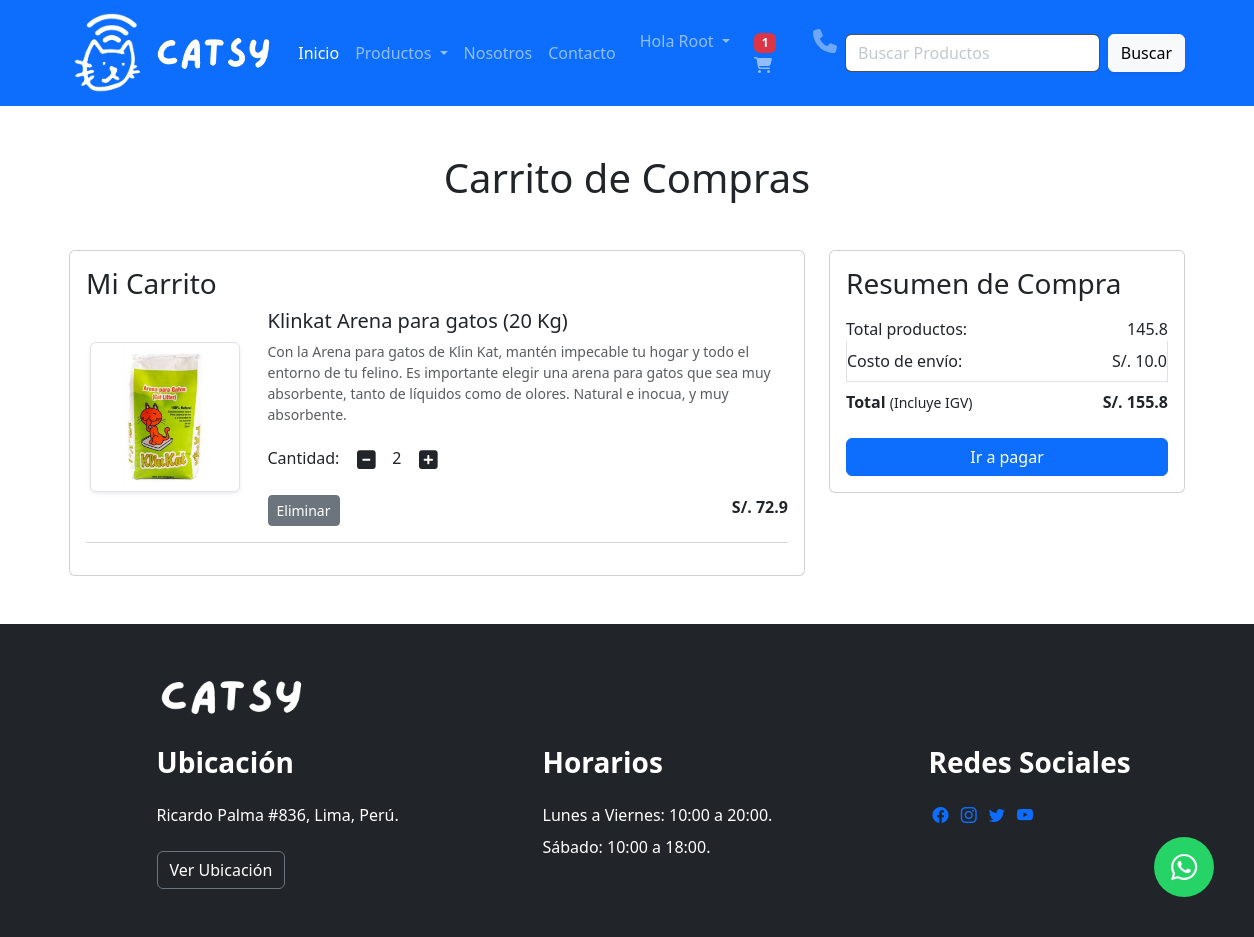
The page /cart/ (signed in) on the database as committed earlier.
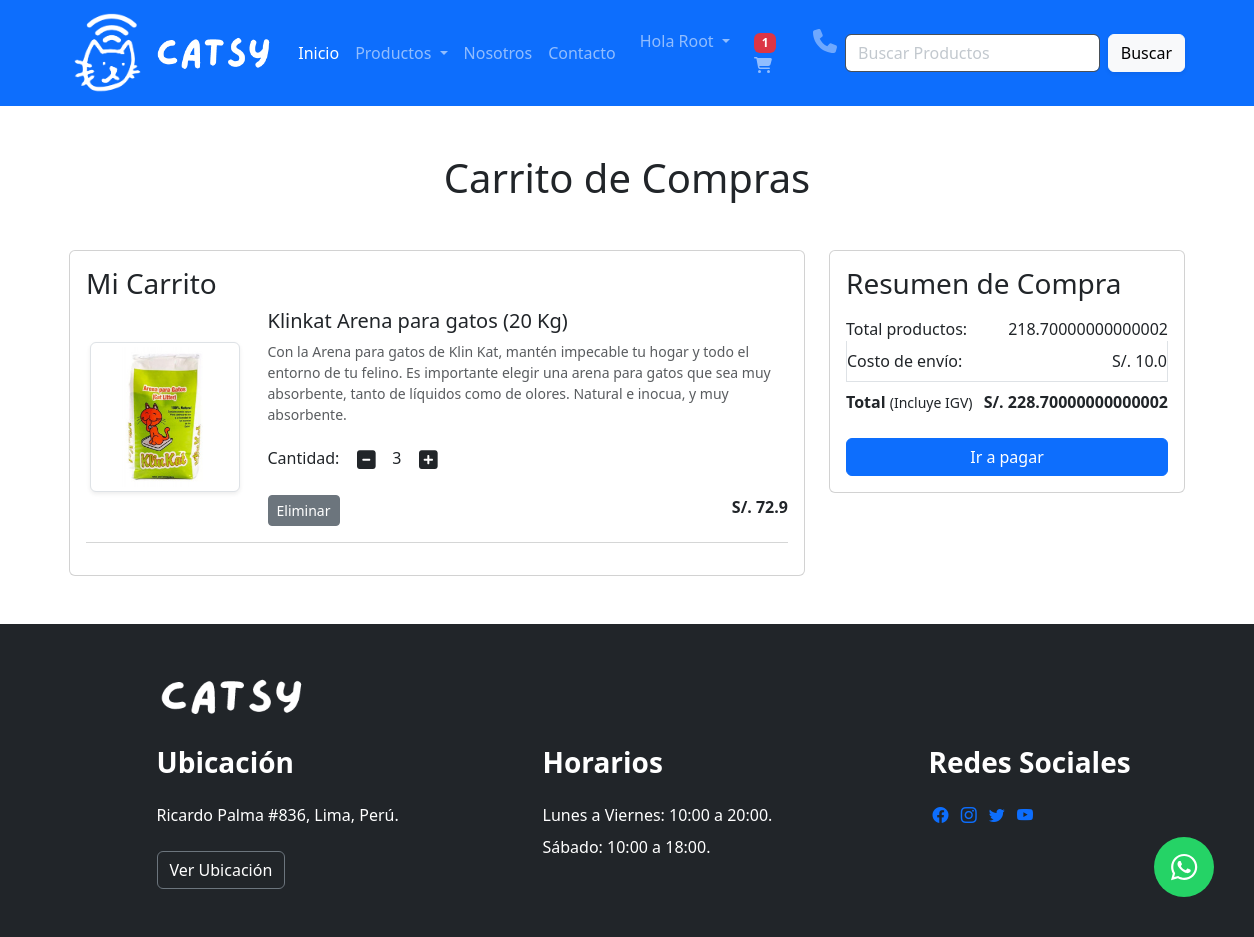
The same page on the database as committed later.
### app/models.py (models this page shows, shortened)
class Cart(models.Model):
    user = models.ForeignKey(User, on_delete=models.CASCADE)
    product = models.ForeignKey(Product, on_delete=models.CASCADE)
    quantity = models.PositiveIntegerField(default=1)

class Product(models.Model):
    title = models.CharField(max_length=100)
    selling_price = models.FloatField()
    discounted_price = models.FloatField()
    description = models.TextField()
    composition = models.TextField()
    prodapp = models.TextField(default='')
    category = models.CharField(choices=CATEGORY_CHOICES, max_length=2)
    product_image = models.ImageField(upload_to='product')

### app/views.py (the view)
# urls.py: path('cart/', views.show_cart, name='showcart'),
def show_cart(request):
    totalitem = 0
    if request.user.is_authenticated:
        totalitem = len(Cart.objects.filter(user=request.user))
    user = request.user
    cart = Cart.objects.filter(user=user)
    amount = 0
    for p in cart:
        value = p.quantity * p.product.discounted_price
        amount += value
    totalamount = amount + 10
    return render(request, 'app/addtocart.html', locals())

### app/templates/app/addtocart.html (shortened to what this page needs)
{% extends 'app/base.html' %}
{% load static %}
{% block content %}
<div class="container my-5">
    <div class="row">
        {% if cart %}
        <h1 class="text-center mb-5">Carrito de Compras</h1>
        <div class="col-sm-8">
            <div class="card">
                <div class="card-body">
                    <h3>Mi Carrito</h3>
                    {% for item in cart %}
                    <div class="row">
                    <div class="col-sm-3 text-center align-self-center"><img src="{{item.product.product_image.url}}" alt="product_img" class="img-fluid img-thumbnail shadow-sm" height="150px" width="150px"></div>
                    <div class="col-sm-9">
                        <div>
                            <h5>{{item.product.title}}</h5>
                            <p class="mb-2 text-muted small"> {{item.product.description}}</p>
                            <div class="my-3">
                            <label for="quantity">Cantidad:</label>
                            <a class="minus-cart btn" pid={{item.product.id}}><i class="fas fa-minus-square fa-lg"></i></a>
                            <span id="quantity">{{item.quantity}}</span>
                            <a class="plus-cart btn" pid={{item.product.id}}><i class="fas fa-plus-square fa-lg"></i></a>
                        </div>
                        <div class="d-flex justify-content-between">
                            <a href="#" class="remove-cart btn btn-sm btn-secondary mr-3" pid={{item.product.id}}>Eliminar</a>
                            <p class="mb-0"><span><strong>S/. {{item.product.discounted_price}}</strong></span></p>
                        </div>
                    </div>
                </div>
            </div>
        <hr class="text-muted">
        {% endfor %}
        </div>
    </div>
</div>
<div class="col-sm-4">
    <div class="card">
        <div class="card-body">
        <h3>Resumen de Compra</h3>
        <ul class="list-group">
            <li class="list-group-item d-flex justify-content-between align-items-center border-0 px-0 pb-0">Total productos:  <span id="amount">{{amount}}</span></li>
            <li class="list-group-item d-flex justify-content-between align-items-center px-0">Costo de envío: <span>S/. 10.0 </span></li>
            <li class="list-group-item d-flex justify-content-between align-items-center border-0 px-0 mb-3">
                <div>
                    <strong>Total</strong> <small>(Incluye IGV)</small>
                </div>
                <strong>S/. <span id="totalamount">{{totalamount}}</strong></span>
            </li>
        </ul>
        <div class="d-grid"><a href="{% url 'checkout' %}" class="btn btn-primary">Ir a pagar</a></div>
    </div>
</div>
</div>
{% else %}
        <h1 class="text-center mb-5">Tu carrito de compras esta vacío.</h1>
{% endif %}
</div>
</div>
<a href="https://wa.me/56976206891?text=Me%20gustaría%20saber%20el%20precio%20del%20producto" class="whatsapp" target="_blank">
    <i class="fab fa-whatsapp whatsapp-icon"></i></a>
{% endblock content %}

Rows that differ between the two databases and show on the page:
changed Cart "Klinkat Arena para gatos (20 Kg)": quantity "2" → "3"
Other text that changed with them:
{{ amount }}: "145.8" → "218.70000000000002"
{{ totalamount }}: "155.8" → "228.70000000000002"
